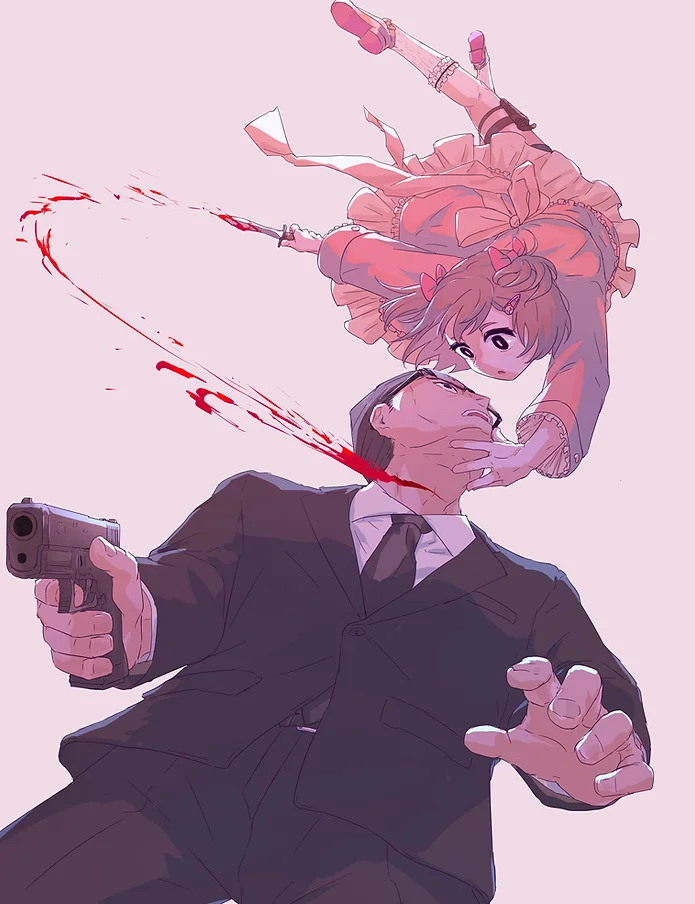
#> input picture zad2/7ac599_56eff02023de4662aaff896e0d87553d~mv2.webp, 695 x 904 px
$ python pf_gi.py
#> lines starting #> are read from the running program, lines starting #| are printed output that depends on the picture
import cv2
import numpy as np
import itertools

print(cv2.__version__)

# read black and white image
img = cv2.imread(r'7ac599_56eff02023de4662aaff896e0d87553d~mv2.webp')
#> img is the input picture: shape (904, 695, 3); mean B, G, R 172.2, 153, 184.2
# [9 lines of commented-out code are left out]
imgRGB = cv2.imread(r'7ac599_56eff02023de4662aaff896e0d87553d~mv2.webp')
row, col, channel = imgRGB.shape
#> row = 904; col = 695; channel = 3

# row, col = img.shape

print(f"Img RGB shape: {imgRGB.shape}")
#| Img RGB shape: (904, 695, 3)
print(f"Img shape: {img.shape}")
#| Img shape: (904, 695, 3)

# [56 lines of commented-out code are left out]
def zooms(images=[], add_img=None, zoom=True, x=0, y=0, extents=[], ret_xy_pos=False):
#> called with zoom = True, x = 0, y = 0, ret_xy_pos = False
    if ret_xy_pos:
        # walk through extents and return the x, y coordinates on the first image
        x_ret = 0
        y_ret = 0
        for extent in extents:
            x_ret += extent[0]
            y_ret += extent[1]
        x_ret += x
        y_ret += y
        return x_ret, y_ret
    if add_img is not None:
        images.append(img)
        extents.append((0, 0, img.shape[1], img.shape[0]))
    if zoom:
        # zoom into the images[-1]
        last_img = images[-1]
        shape = last_img.shape
#> shape = (904, 695, 3)

        # cut image in half around the x, y coordinates
        x_start = max(x - shape[0] // 4, 0)
#> x_start = 0
        x_end = min(x + shape[0] // 4, shape[0])
#> x_end = 226
        y_start = max(y - shape[1] // 4, 0)
#> y_start = 0
        y_end = min(y + shape[1] // 4, shape[1])
#> y_end = 173
        # check if x_start == x_end or y_start == y_end
        if x_start > x_end:
            x_start, x_end = x_end, x_start
        if y_start > y_end:
            y_start, y_end = y_end, y_start
        if x_start == 0:
            x_end = shape[0] // 2
#> x_end = 452
        if y_start == 0:
            y_end = shape[1] // 2
#> y_end = 347
        if x_end == shape[0]:
            x_start = max(x_end - shape[0] // 2, 0)
            x_start = min(x_start, x)
        if y_end == shape[1]:
            y_start = max(y_end - shape[1] // 2, 0)
            y_start = min(y_start, y)
        img_zoom = last_img[y_start:y_end, x_start:x_end]
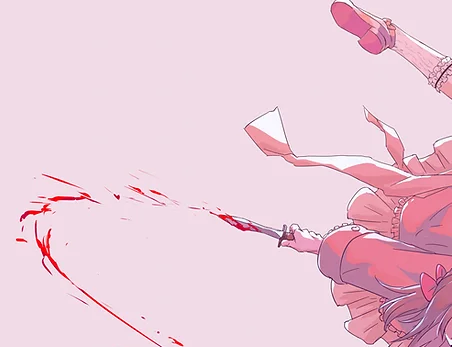
#> img_zoom: shape (347, 452, 3); mean B, G, R 216.8, 202.5, 235.5
        if x_start == x_end:
            img_zoom = last_img[y_start:y_end, x_start:]
        if y_start == y_end:
            img_zoom = last_img[y_start:, x_start:x_end]
        if x_start == x_end and y_start == y_end:
            return last_img


        images.append(img_zoom)
        extents.append((x_start, y_start, x_end, y_end))
        return images[-1]
    else:
        # zoom out to the images[-2]
        if len(images) > 1:
            images.pop()
            return images[-1]
        elif len(images) == 1:
            return images[-1]
        else:
            return None

zooms(add_img=imgRGB)

def print_coordinates(event, x, y, flags, param):
    if event == cv2.EVENT_LBUTTONDBLCLK:
        print(zooms(ret_xy_pos=True, x=x, y=y))
    #scroll
    elif event == cv2.EVENT_MBUTTONDOWN:
        img_zoom = zooms(zoom=True, x=x, y=y)
        cv2.destroyAllWindows()
        cv2.namedWindow('zoom')
        cv2.setMouseCallback('zoom', print_coordinates)
        cv2.imshow(f'zoom', img_zoom)
        k = cv2.waitKey(0)
        if k == 27:
            cv2.destroyAllWindows()
        elif k == ord('z'):
            cv2.imwrite('g.png', img_zoom)
            cv2.destroyAllWindows()
    elif event == cv2.EVENT_RBUTTONDOWN:
        # zoom out
        img_zoom = zooms(zoom=False)
        cv2.destroyAllWindows()
        cv2.namedWindow('zoom')
        cv2.setMouseCallback('zoom', print_coordinates)
        cv2.imshow(f'zoom', img_zoom)
        k = cv2.waitKey(0)
        if k == 27:
            cv2.destroyAllWindows()
        elif k == ord('z'):
            cv2.imwrite('g.png', img_zoom)
            cv2.destroyAllWindows()


cv2.namedWindow('image')
cv2.setMouseCallback('image', print_coordinates)

cv2.imshow('image', img)
while True:
    if cv2.waitKey(20) & 0xFF == 27:
#> (key Esc is pressed here)
        break

cv2.destroyAllWindows()

$ run again, with zad2/7ac599_182649475d644888926289c52dd104b6~mv2.webp copied over zad2/7ac599_56eff02023de4662aaff896e0d87553d~mv2.webp
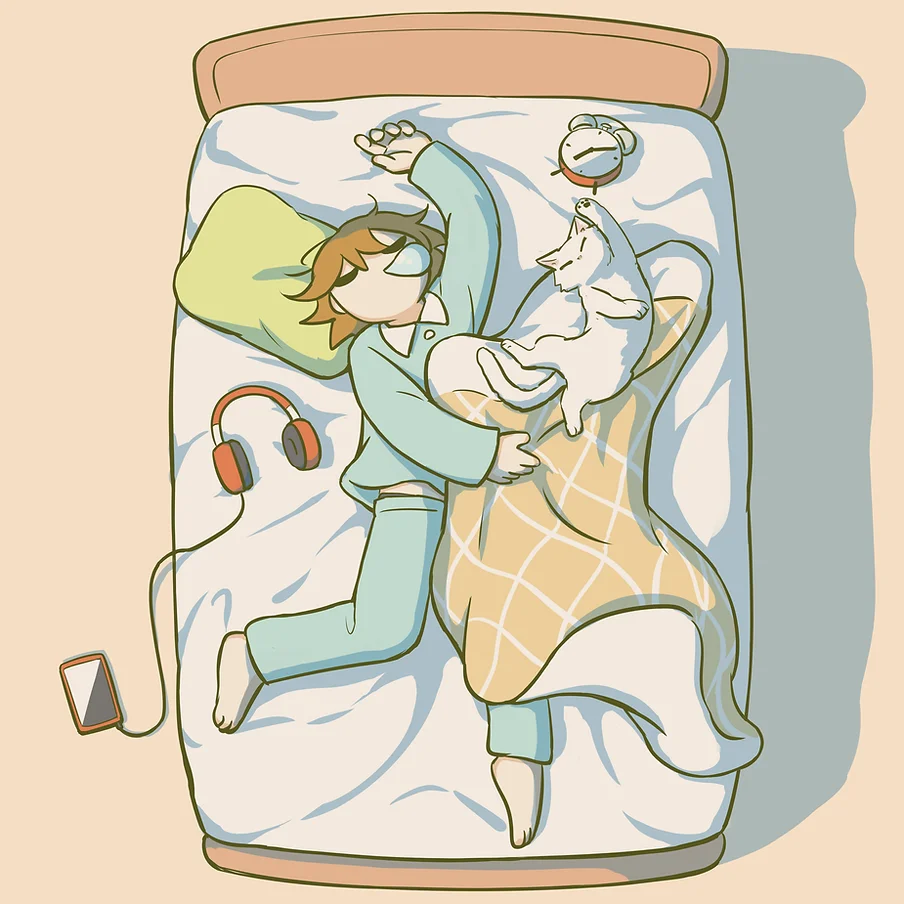
#> input picture zad2/7ac599_182649475d644888926289c52dd104b6~mv2.webp, 904 x 904 px
#> img is the input picture: shape (904, 904, 3); mean B, G, R 184.8, 204.6, 213.4
#| Img RGB shape: (904, 904, 3)
#| Img shape: (904, 904, 3)
#> in zooms, `img_zoom = last_img[y_start:y_end, x_start:x_end]`:
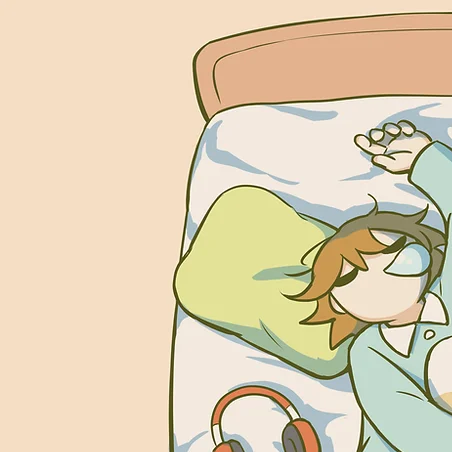
#> img_zoom: shape (452, 452, 3); mean B, G, R 179.3, 207.6, 222.7
